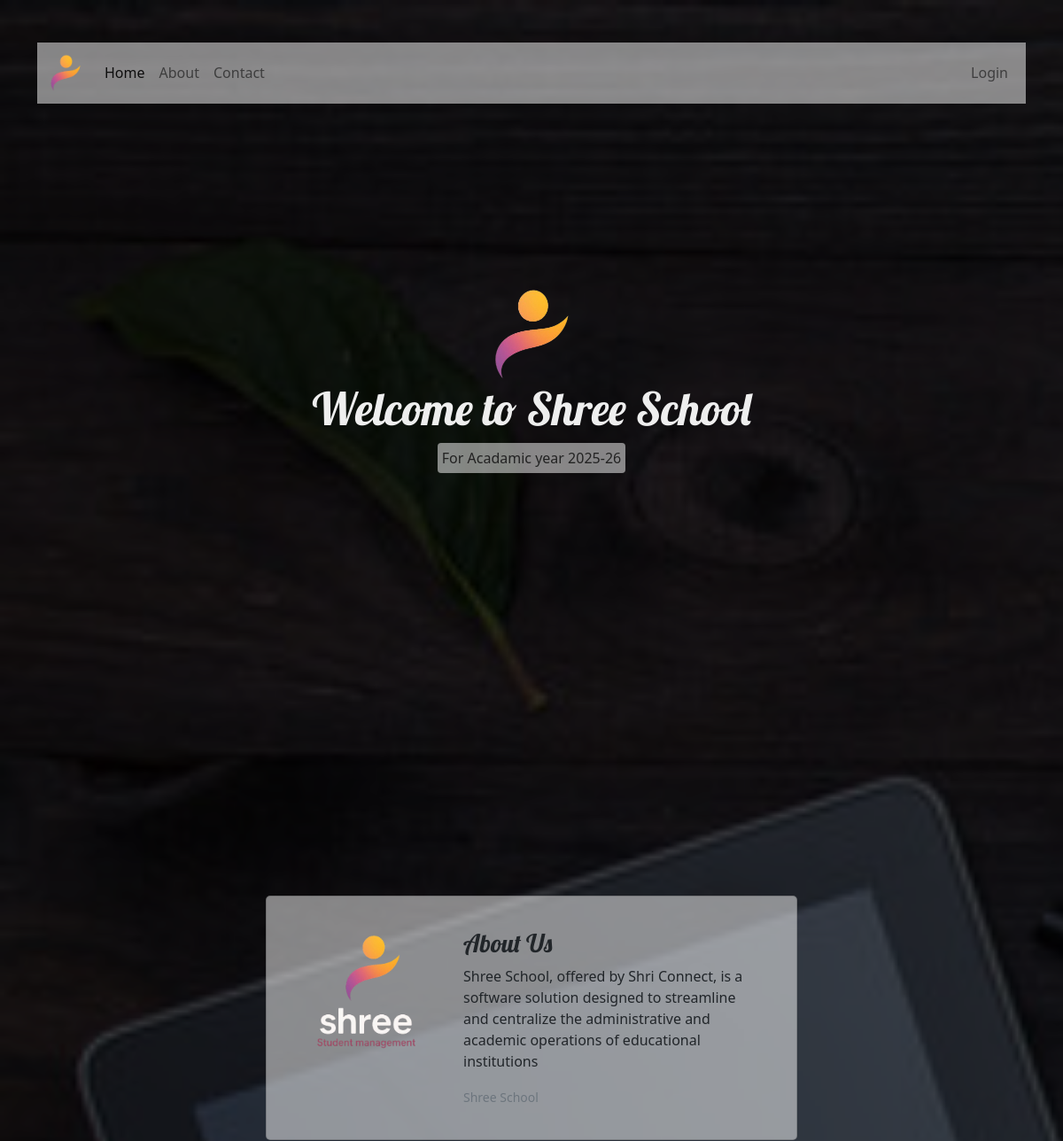
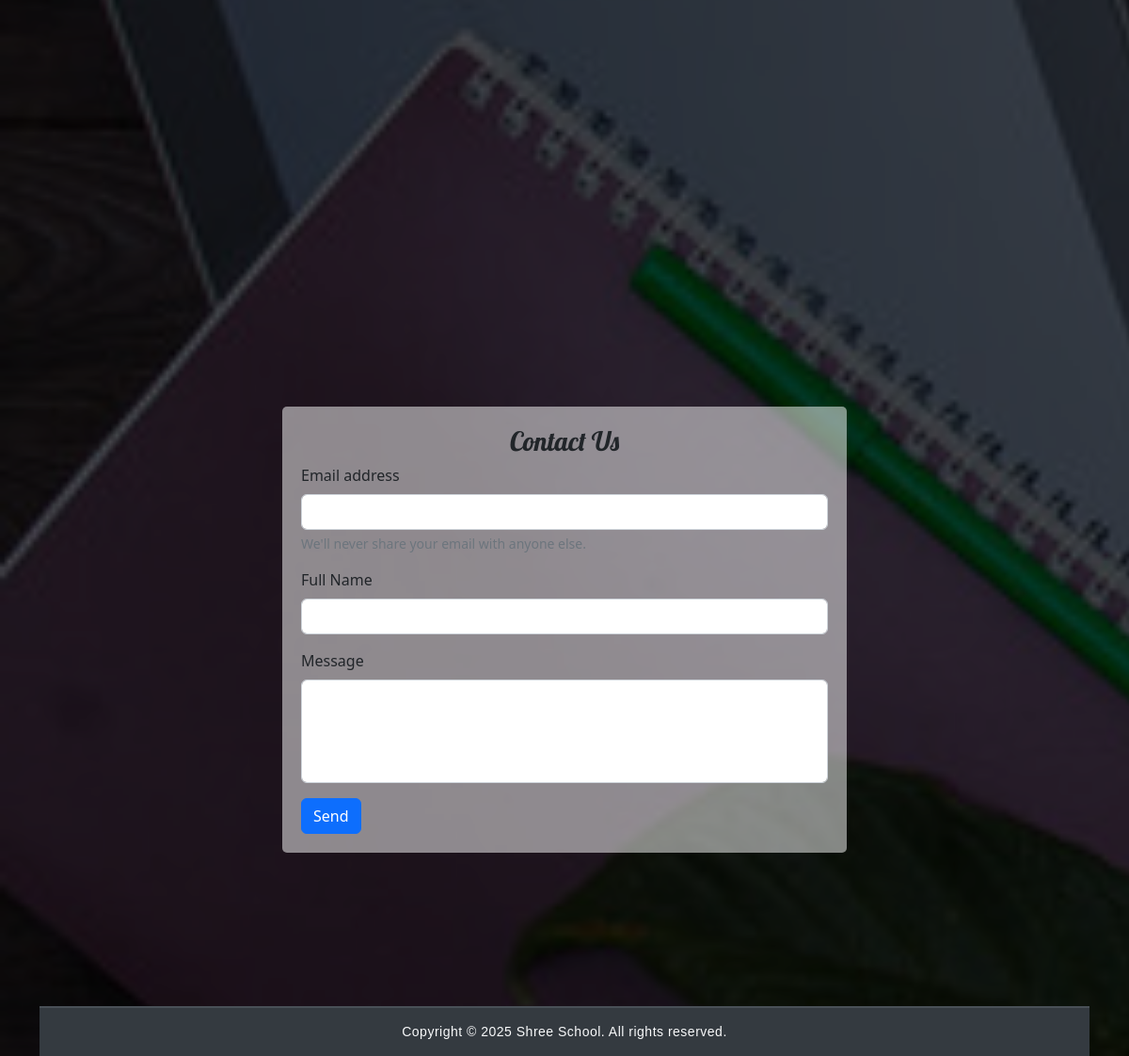
The page / on the database its author committed (2 pictures, top to bottom).
### tables this page shows
CREATE TABLE `setting` (
  `id` int(11) NOT NULL,
  `current_year` int(11) NOT NULL,
  `current_semester` varchar(11) NOT NULL,
  `school_name` varchar(100) NOT NULL,
  `slogan` varchar(300) NOT NULL,
  `about` text NOT NULL
);

### data/setting.php (called while the page is built)
<?php
function getSetting($conn){
   $sql = "SELECT * FROM setting";
   $stmt = $conn->prepare($sql);
   $stmt->execute();
   if ($stmt->rowCount() == 1) {
     $settings = $stmt->fetch();
     return $settings;
   }else {
    return 0;
   }
}

### index.php (the view, shortened to what this page needs)
<?php
include "DB_connection.php";
include "data/setting.php";
$setting = getSetting($conn);
if ($setting != 0) {
 ?>
<!DOCTYPE html>
<html lang="en">
<head>
	<link rel="stylesheet" href="https://cdn.jsdelivr.net/npm/bootstrap@5.2.0/dist/css/bootstrap.min.css">
	<link rel="stylesheet" href="css/style.css">
</head>
<body class="body-home">
    <div class="black-fill"><br /> <br />
    	<div class="container">
    	<nav class="navbar navbar-expand-lg bg-light"
    	     id="homeNav">
		  <div class="container-fluid">
		    <a class="navbar-brand" href="#">
		    	<img src="logo2.png" width="40">
		    </a>
		    <div class="collapse navbar-collapse" id="navbarSupportedContent">
		      <ul class="navbar-nav me-auto mb-2 mb-lg-0">
		        <li class="nav-item">
		          <a class="nav-link active" aria-current="page" href="#">Home</a>
		        </li>
		        <li class="nav-item">
		          <a class="nav-link" href="#about">About</a>
		        </li>
		        <li class="nav-item">
		          <a class="nav-link" href="#contact">Contact</a>
		        </li>
		      </ul>
		      <ul class="navbar-nav me-right mb-2 mb-lg-0">
		      	<li class="nav-item">
		          <a class="nav-link" href="login.php">Login</a>
		        </li>
		      </ul>
		  </div>
		    </div>
		</nav>
        <section class="welcome-text d-flex justify-content-center align-items-center flex-column">
        	<img src="logo2.png">
        	<h4>Welcome to <?=$setting['school_name']?></h4>
        	<p><?=$setting['slogan']?></p>
        </section>
        <section id="about"
                 class="d-flex justify-content-center align-items-center flex-column">
        	<div class="card mb-3 card-1">
			  <div class="row g-0">
			    <div class="col-md-4">
			      <img src="shree.png" class="img-fluid rounded-start" >
			    </div>
			    <div class="col-md-8">
			      <div class="card-body">
			        <h5 class="card-title">About Us</h5>
			        <p class="card-text"><?=$setting['about']?></p>
			        <p class="card-text"><small class="text-muted">Shree School</small></p>
			      </div>
			    </div>
			  </div>
			</div>
        </section>
        <section id="contact"
                 class="d-flex justify-content-center align-items-center flex-column">
        	<form method="post"
    	          action="req/contact.php">
        		<h3>Contact Us</h3>
			  <div class="mb-3">
			    <label for="exampleInputEmail1" class="form-label">Email address</label>
			    <input type="email" class="form-control" id="exampleInputEmail1" name="email" aria-describedby="emailHelp">
			    <div id="emailHelp" class="form-text">We'll never share your email with anyone else.</div>
			  </div>
			  <div class="mb-3">
			    <label class="form-label">Full Name</label>
			    <input type="text" name="full_name" class="form-control">
			  </div>
			  <div class="mb-3">
			    <label class="form-label">Message</label>
			    <textarea class="form-control"name="message" rows="4"></textarea>
			  </div>
			  <button type="submit" class="btn btn-primary">Send</button>
			</form>
        </section>
       <div style="text-align:center; color:#f8f9fa; background-color:#343a40; padding:15px 0; font-size:14px; font-family:Arial, sans-serif; border-top:2px solid #495057; letter-spacing:0.5px;">
    Copyright &copy; <?=$setting['current_year']?> <?=$setting['school_name']?>. All rights reserved.
</div>
    	</div>
    </div>
</body>
</html>
<?php }else {
	header("Location: login.php");
	exit;
}  ?>

### css/style.css (style rules this page uses)
.body-home, .body-login { background: url(../img/back.jpg); background-size: cover; background-attachment: fixed; }
.black-fill { background: rgba(0,0,0, 0.7); min-height: 100vh; }
#homeNav { background: rgba(255,255,255, 0.5) !important; }
.welcome-text { min-height: 80vh; }
.welcome-text img { width: 100px; }
.welcome-text h4 { color: #eee; font-size: 51px; font-family: 'Lobster', cursive; }
.welcome-text p { color: #222; background: rgba(255,255,255, 0.5); padding: 5px; border-radius: 4px; }
#about { min-height: 100vh; }
#about .card-1 { max-width: 600px; width: 90%; background: rgba(255,255,255, 0.5); padding: 20px; border-radius: 5px; }
#about .card-1 h5 { font-family: 'Lobster', cursive; font-size: 28px; }
#contact { min-height: 100vh; }
#contact form { max-width: 600px; width: 90%; background: rgba(255,255,255, 0.5); padding: 20px; border-radius: 5px; }
#contact form h3 { text-align: center; font-family: 'Lobster', cursive; }
textarea { resize: none; }

### rows shown on the page
setting: school_name "Shree School", slogan "For Acadamic year 2025-26", about "Shree School, offered by Shri Connect, is a software solution designed to streamline and centralize the administrative and academic operations of educational institutions", current_year "2025"
